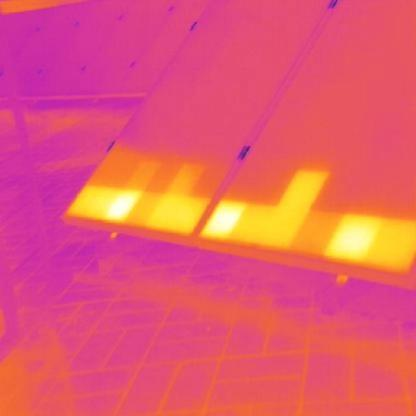
#> input picture Termogram - Zuth/Obr.5.jpg, 416 x 416 px; its folder holds only this picture in this run
$ python Reseni.py
#> lines starting #> are read from the running program, lines starting #| are printed output that depends on the picture; after the words box and inside, x2 and y2 are one past the last pixel; in counts of white or black regions, pixels touching at a corner belong together
import cv2
import numpy as np
import os
import glob


def zpracuj_vsechny_obrazky():
    vystupni_slozka = "vysledky"
    if not os.path.exists(vystupni_slozka):
        os.makedirs(vystupni_slozka)

    # Hledání vstupních obrázků
    pripory = ["*.jpg", "*.jpeg", "*.png", "*.bmp", "*.tif"]
    seznam_obrazku = []
    for p in pripory:
        seznam_obrazku.extend(glob.glob(p))

    if not seznam_obrazku:
        print("Žádné obrázky nenalezeny.")
        return

    print(f"Nalezeno {len(seznam_obrazku)} obrázků.")

    for cesta_k_obrazku in seznam_obrazku:
        print(f"Zpracovávám: {cesta_k_obrazku}")

        img = cv2.imread(cesta_k_obrazku)
#> img is the input picture: shape (416, 416, 3); mean B, G, R 110.4, 87.8, 228.4
        if img is None:
            continue

        output = img.copy()
        gray = cv2.cvtColor(img, cv2.COLOR_BGR2GRAY)
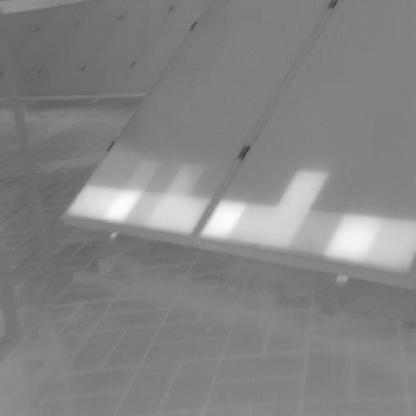
#> gray: shape (416, 416); min 53, max 253, mean 132.4

        # Identifikace panelů
        thresh_value = 122
        _, panels_binary = cv2.threshold(gray, thresh_value, 255, cv2.THRESH_BINARY_INV)
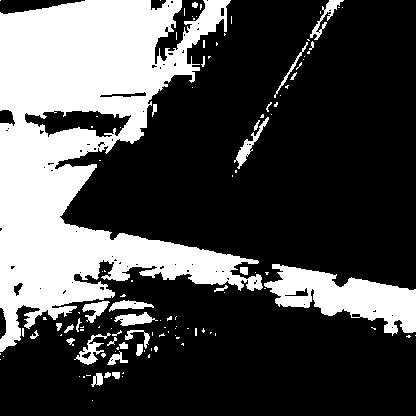
#> panels_binary: shape (416, 416); 29.6% white; 118 white regions (86 under 20 px), largest, box (x1, y1, x2, y2) and area: (0, 0, 263, 352) 42274, (264, 264, 416, 336) 5312, (234, 117, 269, 169) 359
        kernel = cv2.getStructuringElement(cv2.MORPH_RECT, (5, 5))
        panels_binary = cv2.morphologyEx(panels_binary, cv2.MORPH_OPEN, kernel)
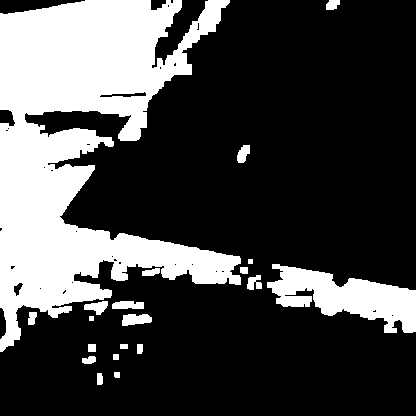
#> panels_binary: shape (416, 416); 27.6% white; 20 white regions

        contours, _ = cv2.findContours(panels_binary, cv2.RETR_EXTERNAL, cv2.CHAIN_APPROX_SIMPLE)
#> contours = 20 contours, 2 with area under 20; largest, box (x1, y1, x2, y2) and area: (0, 0, 241, 352) 39822, (267, 264, 416, 333) 4920, (122, 314, 152, 326) 244, (112, 301, 144, 309) 188, (84, 301, 108, 315) 172
        maska_panelu = np.zeros_like(gray)

        for cnt in contours:
            area = cv2.contourArea(cnt)
            if area < 1000: continue
            hull = cv2.convexHull(cnt)
            cv2.drawContours(maska_panelu, [hull], -1, 255, -1)
#> this loop made 20 passes
#> area on passes 1, 2, 3, 5, 9, 10, 11, 12, 13, 14, 15, 16: 52, 24.5, 70.5, 43.5, 244, 74.5, 187.5, 172, 120.5, 84, 40.5, 4920.5
#> (cnt, area) on passes 4, 6, 7: ([[113, 354], [113, 359], [118, 359], [118, 354]], 25), ([[120, 344], [120, 348], [127, 348], [127, 344]], 28), ([[88, 344], [88, 351], [95, 351], [95, 344]], 49)
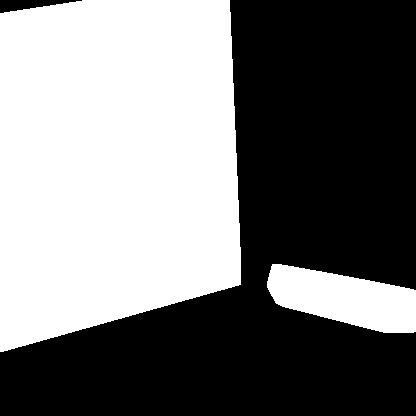
#> maska_panelu: shape (416, 416); 47.1% white; 2 white regions, box (x1, y1, x2, y2) and area: (0, 0, 241, 352) 74842, (267, 264, 416, 333) 6667

        maska_panelu = cv2.erode(maska_panelu, kernel, iterations=3)
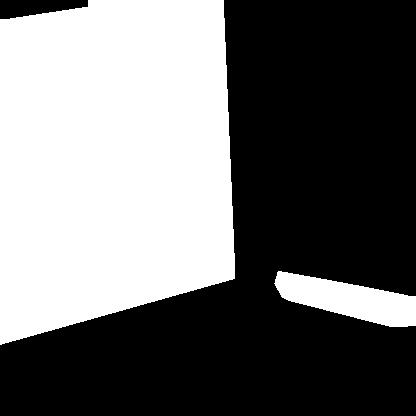
#> maska_panelu: shape (416, 416); 43.4% white; 2 white regions, box (x1, y1, x2, y2) and area: (0, 0, 235, 345) 70650, (274, 271, 416, 327) 4382

        # Hledání hotspotů
        kernel_tophat = cv2.getStructuringElement(cv2.MORPH_ELLIPSE, (15, 15))
        tophat = cv2.morphologyEx(gray, cv2.MORPH_TOPHAT, kernel_tophat)

        _, defect_thresh = cv2.threshold(tophat, 50, 255, cv2.THRESH_BINARY)
#> defect_thresh: shape (416, 416); 0% white in thin lines or dots, all inside (x1, y1, x2, y2) = (113, 234, 115, 235)
        final_defects = cv2.bitwise_and(defect_thresh, defect_thresh, mask=maska_panelu)

        _, absolute_hot_thresh = cv2.threshold(gray, 190, 255, cv2.THRESH_BINARY)
#> absolute_hot_thresh: shape (416, 416); 6.4% white; 3 white regions, box (x1, y1, x2, y2) and area: (202, 174, 321, 245) 4142, (72, 187, 203, 232) 3733, (325, 216, 416, 263) 3271
        absolute_hot_masked = cv2.bitwise_and(absolute_hot_thresh, absolute_hot_thresh, mask=maska_panelu)
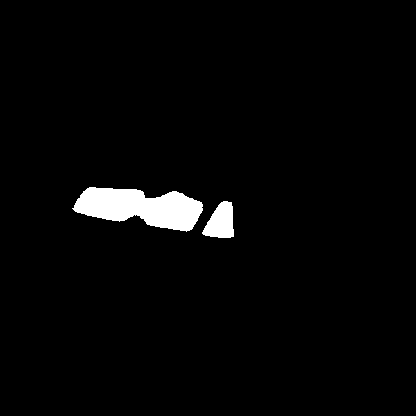
#> absolute_hot_masked: shape (416, 416); 2.6% white; 2 white regions, box (x1, y1, x2, y2) and area: (72, 187, 203, 232) 3733, (202, 201, 234, 238) 820

        final_combined = cv2.bitwise_or(final_defects, absolute_hot_masked)
#> final_combined: shape (416, 416); 2.6% white; 3 white regions (1 under 20 px)

        # Vykreslení čtverečků
        contours_defects, _ = cv2.findContours(final_combined, cv2.RETR_EXTERNAL, cv2.CHAIN_APPROX_SIMPLE)
#> contours_defects = 3 contours, 1 with area under 20; largest, box (x1, y1, x2, y2) and area: (72, 187, 203, 232) 3587, (202, 201, 234, 238) 766

        count = 0
        for d_cnt in contours_defects:
            area = cv2.contourArea(d_cnt)
            if area < 15: continue

            x, y, w, h = cv2.boundingRect(d_cnt)
            aspect = w / float(h)
            if aspect > 4 or aspect < 0.25: continue

            count += 1
            cv2.rectangle(output, (x, y), (x + w, y + h), (0, 0, 0), 2)
#> this loop made 3 passes
#> (area, x, y, w, h, aspect, count) on passes 2 to 3: (766, 202, 201, 32, 37, 0.865, 1), (3587, 72, 187, 131, 45, 2.91, 2)
#> after the loop, count = 2

        # Vizualizace
        porovnani = np.hstack((img, output))

        cv2.putText(porovnani, "Original", (15, 30), cv2.FONT_HERSHEY_SIMPLEX, 1, (0, 0, 0), 2)
        # Musíme vypočítat pozici pro druhý nápis (šířka jednoho obrázku + odsazení)
        sirka_obr = img.shape[1]
#> sirka_obr = 416
        cv2.putText(porovnani, "Detekce", (sirka_obr + 15, 30), cv2.FONT_HERSHEY_SIMPLEX, 1, (0, 0, 0), 2)
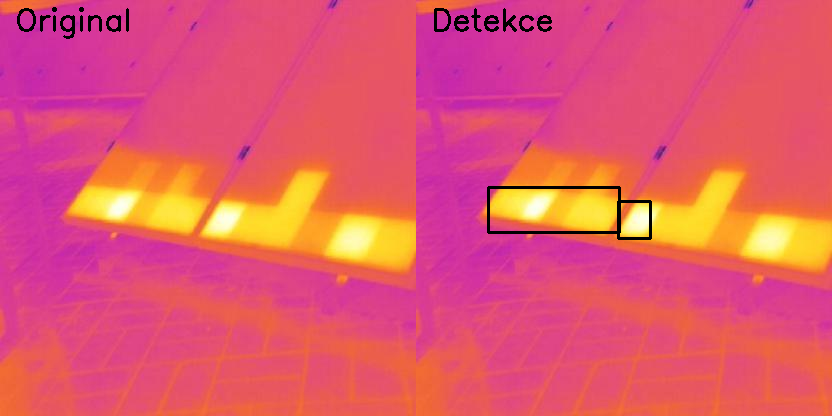
#> porovnani: shape (416, 832, 3); mean B, G, R 109.3, 87, 226.3

        # Uložení výsledkůw
        nazev_souboru = os.path.basename(cesta_k_obrazku)
        cesta_ulozeni = os.path.join(vystupni_slozka, "vysledek_" + nazev_souboru)
        cv2.imwrite(cesta_ulozeni, output)
        print(f" Vysledky uloženy: {cesta_ulozeni} (Hotspotů: {count})")
#|  Vysledky uloženy: vysledky/vysledek_Obr.5.jpg (Hotspotů: 2)

        # Zobrazení
        nazev_okna = "Porovnani (Dalsi = MEZERNIK, Konec = Q)"
        cv2.namedWindow(nazev_okna, cv2.WINDOW_NORMAL)

        cv2.resizeWindow(nazev_okna, 1600, 700)
        cv2.imshow(nazev_okna, porovnani)

        key = cv2.waitKey(0)
#> (key q is pressed here)
        if key == ord('q') or key == ord('Q'):
            print("Ukončuji skript...")
            break

    cv2.destroyAllWindows()
    print("HOTOVO.")

if __name__ == "__main__":
    zpracuj_vsechny_obrazky()
